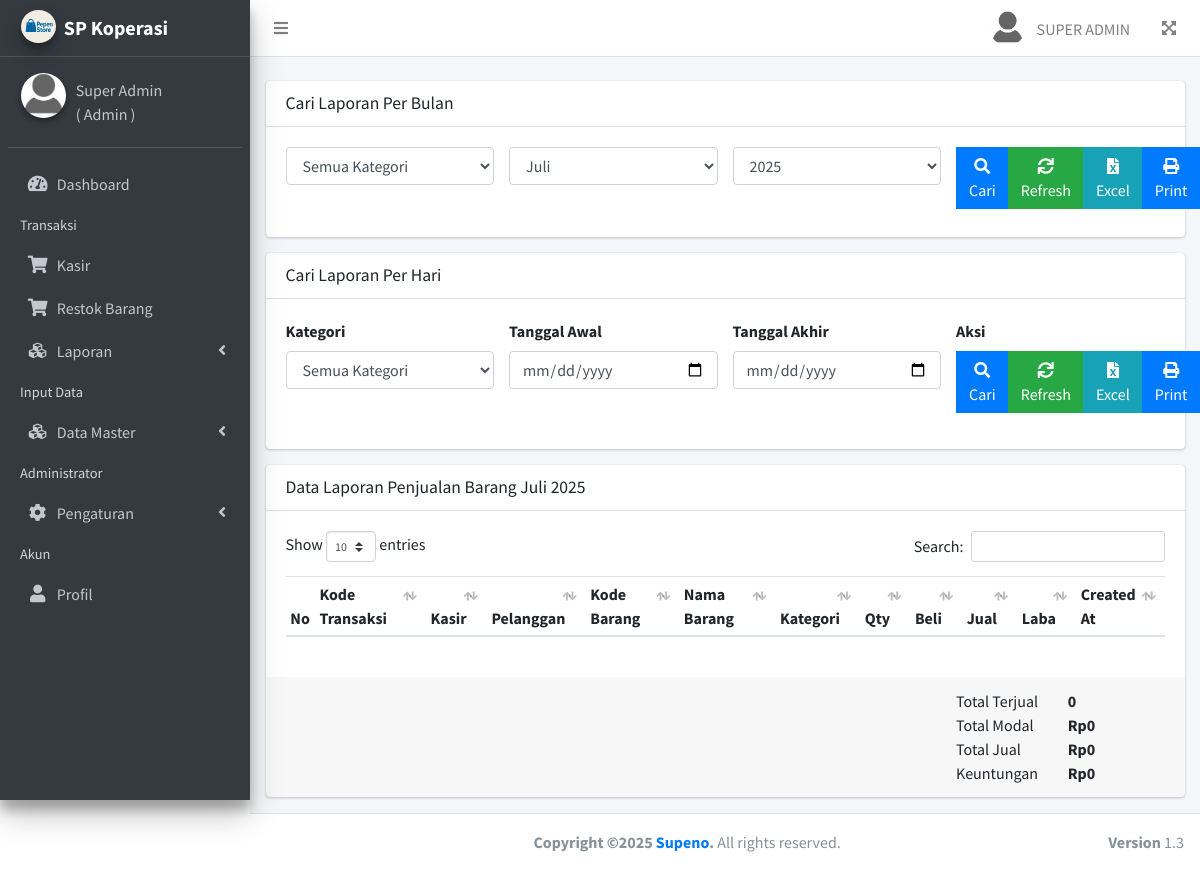
Page /laporan/produk.php (signed in) on the committed database.
### tables this page shows
CREATE TABLE `users` (
  `id` int(11) NOT NULL,
  `name` varchar(255) DEFAULT NULL,
  `email` varchar(255) DEFAULT NULL,
  `telepon` varchar(15) DEFAULT NULL,
  `alamat` text DEFAULT NULL,
  `avatar` varchar(255) DEFAULT NULL,
  `user` varchar(255) DEFAULT NULL,
  `pass` varchar(255) DEFAULT NULL,
  `akses` varchar(11) DEFAULT NULL,
  `active` varchar(11) DEFAULT NULL,
  `created_at` varchar(255) DEFAULT NULL
);

CREATE TABLE `toko` (
  `id` int(11) NOT NULL,
  `nama_toko` varchar(255) NOT NULL,
  `alamat_toko` text NOT NULL,
  `tlp` varchar(255) NOT NULL,
  `nama_pemilik` varchar(255) NOT NULL,
  `logo` varchar(255) DEFAULT NULL
);

CREATE TABLE `hak_akses` (
  `id` int(11) NOT NULL,
  `hak_akses` varchar(255) DEFAULT NULL
);

### views/laporan/produk.php (the view, shortened to what the rows shown need)
<div class="row">
    <div class="col-sm-12">
        <div class="card">
            <div class="card-body">
                <div class="table-responsive-1">
                    <table class="table table-hover table-sm" id="table-artikel-query">
                        <thead>
                            <tr>
                                <th>No</th>
                                <th>Kode Transaksi</th>
                                <th>Kasir</th>
                                <th>Pelanggan</th>
                                <th>Kode Barang</th>
                                <th>Nama Barang</th>
                                <th>Kategori</th>
                                <th>Qty</th>
                                <th>Beli</th>
                                <th>Jual</th>
                                <th>Laba</th>
                                <th>Created At</th>
                            </tr>
                        </thead>
                    </table>
                </div>
            </div>
        </div>
    </div>
</div>

### layouts/header.php (shortened to what the rows shown need)
<!doctype html>
<html lang="en">
<head>
    <link rel="stylesheet" href="<?= $baseURL;?>assets/plugins/fontawesome-free/css/all.min.css">
    <link rel="stylesheet" href="https://code.ionicframework.com/ionicons/2.0.1/css/ionicons.min.css">
    <link rel="stylesheet" href="<?= $baseURL;?>assets/plugins/select2/css/select2.min.css">
    <link rel="stylesheet" href="<?= $baseURL;?>assets/plugins/select2-bootstrap4-theme/select2-bootstrap4.min.css">
    <link rel="stylesheet" href="<?= $baseURL;?>assets/plugins/datatables-bs4/css/dataTables.bootstrap4.min.css">
    <link rel="stylesheet" href="<?= $baseURL;?>assets/plugins/datatables-responsive/css/responsive.bootstrap4.min.css">
    <link rel="stylesheet" href="<?= $baseURL;?>assets/plugins/datatables-buttons/css/buttons.bootstrap4.min.css">
    <link rel="stylesheet" href="<?= $baseURL;?>assets/plugins/ekko-lightbox/ekko-lightbox.css">
    <link rel="stylesheet" href="<?= $baseURL;?>assets/dist/css/adminlte.min.css">
    <link rel="stylesheet" href="<?= $baseURL;?>assets/plugins/sweetalert2-theme-bootstrap-4/bootstrap-4.css">
</head>
<?php
    if(!empty(getSegments($baseURL, '1'))){
        if(getSegments($baseURL, '1').'/'.getSegments($baseURL, '2') == 'barang/index.php'){
            $sidebar = "sidebar-collapse";
        }
        else if(getSegments($baseURL, '1').'/'.getSegments($baseURL, '2') == 'transaksi/index.php'){
            $sidebar = "sidebar-collapse";
        }
        else if(getSegments($baseURL, '1').'/'.getSegments($baseURL, '2') == 'transaksi_beli/index.php'){
            $sidebar = "sidebar-collapse";
        }
        else{
            $sidebar = "";
        }
    }else{
        $sidebar = "";
    }
?>
<body <?php if(in_array(getSegments($baseURL, '1'),['','index.php'])){?>onload="jam()" <?php }?>
    class="hold-transition sidebar-mini layout-fixed <?= $sidebar;?>">
    <div class="wrapper">
        <nav class="main-header navbar navbar-expand navbar-white navbar-light">
            <ul class="navbar-nav ml-auto">
                <li class="nav-item dropdown">
                    <a class="nav-link" data-toggle="dropdown" href="#">
                        <img class="rounded-circle mr-2" style="width:35px;height:35px;object-fit:cover;margin-top:-5px;"
                            src="<?= $baseURL.'assets/uploads/users/'.$users->avatar;?>">
                        <span class="text-uppercase">
                            <?= $users->name;?>
                        </span>
                    </a>
                </li>
            </ul>
        </nav>

### layouts/sidebar.php (shortened to what the rows shown need)
<aside class="main-sidebar sidebar-dark-success elevation-4">
    <a href="<?= $baseURL;?>" class="brand-link">
        <img src="<?= $baseURL.'assets/uploads/toko/'.$toko->logo;?>" alt="AdminLTE Logo"
            class="brand-image img-circle elevation-3" style="width:35px;height:35px;object-fit:cover;">
        <span class="brand-text font-weight-bold"> <?= $title_apl;?></span>
    </a>
    <div class="sidebar">
        <div class="user-panel mt-3 pb-3 mb-3 d-flex">
            <div class="image">
                <img src="<?= $baseURL.'assets/uploads/users/'.$users->avatar;?>" class="img-circle elevation-2"
                    alt="User Image"  style="width:45px;height:45px;object-fit:cover;">
            </div>
            <div class="info">
                <a href="#" class="d-block"><?= $users->name;?> </a>
                <a href="#" class="d-block">( <?= $users->hak_akses;?> )</a>
            </div>
        </div>
    </div>
</aside>
<div class="content-wrapper pt-4">
    <section class="content">
        <div class="container-fluid">

### rows in the picture
users: avatar (picture), name "SUPER ADMIN", name "Super Admin", hak_akses.hak_akses "Admin"
toko: logo (picture)

### other values in the picture
$title_apl "SP Koperasi"
$qty "0"
getRupiah($beli ?? 0,'Rp') "Rp0"
getRupiah($jual ?? 0,'Rp') "Rp0"
getRupiah(($jual-$beli ?? 0),'Rp') "Rp0"
form field bln "Juli"
form field thn "2025"
